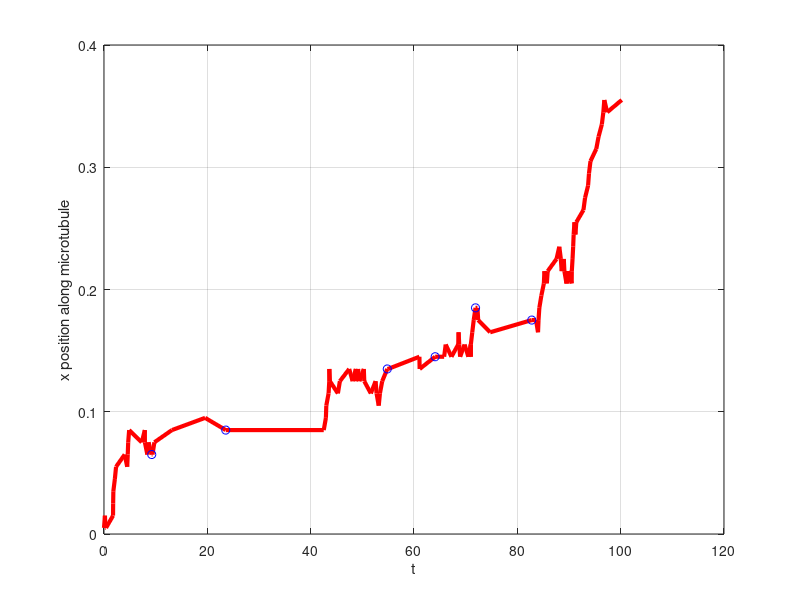

The MATLAB script that drew this image:
function velocityjump1D
%Created 20 April 2015
%Last edit 20 April 2015
%Simple 1D model for transport of an RNP along a MT by molecular motors
%Assumes: 2 modes of motion, motor can reverse

%isn't this more of a position jump process?

close all
clear all
rng(5); % set random seed

dx=0.01; %compartment width
TR=2; %transition rate right
sigmaR=20; %ratio between transition rates for diffusion/active transport rates
TL=0.5; %transition rate left
sigmaL=5; %ratio between transition rates for diffusion/active transport rates
switching_rate=0.1; %rate of falling off the microtubule

x_0=dx/2;  %Initially in first compartment, ie. at NPC
is_anchored=0; %has RNP reach destination and anchored yet?
is_attached=1; %is molecular motor attached to the microtubule?

time=0; %unit seconds
xpos = x_0; %initialise x position
path = x_0; %add first point to path
transitions = []; %falling off/reattaching events
jump_times = 0; %jumps 
endtime=100;
%loop through time
while time<endtime && ~is_anchored
    alpha = TR+TL+switching_rate;
    %find next jump
    rr=rand(2,1);
    tau = 1/alpha*log(1/rr(1));
    
    if rr(2)<TR/alpha
        %jumps right
        xpos = xpos + dx;
        if abs(xpos - (1-dx/2)) < 10^-4
            is_anchored = 1; %absorb at right hand boundary
        end 
    elseif rr(2)<(TR+TL)/alpha
        %jumps left
        xpos = xpos - dx;
        if xpos < 0
            xpos = -xpos; %reflect at left hand boundary
        end
    elseif rr(2)<(TR+TL+switching_rate)/alpha
        %rates switch as RNP falls off/reattaches onto microtubule
        if is_attached
            % falls off
            TR = TR/sigmaR;
            TL = TL/sigmaL;
            is_attached = 0;
            transitions = [transitions; xpos, time];
        else
            %reattaches
            TR = TR*sigmaR;
            TL = TL*sigmaL;
            is_attached = 1;
            transitions = [transitions; xpos, time];
        end
    else
        %oops
        error('something is wrong')
    end
    time = time+tau;
    
    path = [path, xpos];
    jump_times = [jump_times, time];
end

figure;
plot(jump_times, path, 'r', 'linewidth',3)
xlabel('t')
ylabel('x position along microtubule')
grid on
hold on
plot(transitions(:,2),transitions(:,1),'bo') 
%axis([0 50 0 1])
end



